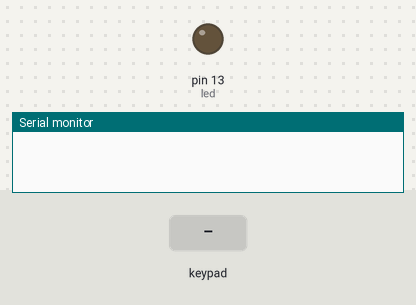
Bench run of a sketch on a simulated Arduino Uno, built with avr-gcc and run on an emulated ATmega328P. Shown: output pins drawn as LEDs (lit = HIGH), the last lines printed to the serial monitor. Dashed ring = blinking. The test bench sets the inputs (shaded band).

Above: at 1.2 s.
1.3 s: key '1' pressed
At 1.7 s:
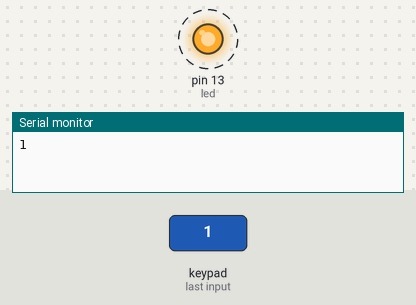
4.3 s: keypad keys 9 8 7 6 pressed 0.4 s apart
At 4.7 s:
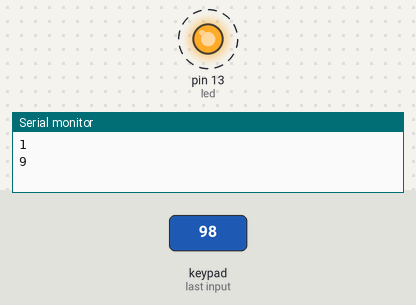
8.3 s: key 'A' pressed
11.3 s: key 'E' pressed
14.3 s: key '2' pressed
17.3 s: key '3' pressed
Timing chart, 0 to 21.3 s (numbered marks = the images above; inputs shaded):
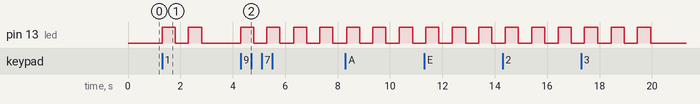

The sketch:

sistema_interactivo.ino
```cpp
#include <Keypad.h>
const byte ROWS = 4;
const byte COLS = 4;
char keys[ROWS][COLS] = {
 {'1','2','3','A'},
 {'4','5','6','E'},
 {'7','8','9','I'},
 {'*','0','U','O'}
};
byte rowPins[ROWS] = {9,8,7,6}; //Filas(pines del 9 al 6)
byte colPins[COLS] = {5,4,3,2}; //Columnas (pines del 5 al 2)
Keypad keypad = Keypad( makeKeymap(keys), rowPins, colPins, ROWS, COLS );
int led = 13;
////////////////////////////////////////////////////////////////////VOID SETUP
void setup()
{
  Serial.begin (9600);
  pinMode(led, OUTPUT);
}
////////////////////////////////////////////////////////////////////VOID LOOP
void loop()
{
  char key = keypad.getKey();
  /////////////////////////////////////////Boton A
  if(key)
{
  switch (key)
    {

      case 'A':                            //Cuando key "A" es oprimida...
      Serial.println("A");   //El monitor serial escribe "ElectroCrea.com"
      digitalWrite(led, HIGH);             //El led se enciende
      delay(500);
      digitalWrite(led, LOW);             //El led se enciende
      delay(500);
      digitalWrite(led, HIGH);             //El led se enciende
      delay(500);
      digitalWrite(led, LOW);             //El led se enciende
      delay(500);
      break;
    }
}
/////////////////////////////////////////Boton B
if(key)
{
      switch (key)
      {
      case 'E'://Cuando key "B" es oprimida...
      Serial.println("E");//El monitor serial escribe "Visítanos"
      digitalWrite(led, HIGH);             //El led se enciende
      delay(500);
      digitalWrite(led, LOW);             //El led se enciende
      delay(500);
      digitalWrite(led, HIGH);             //El led se enciende
      delay(500);
      digitalWrite(led, LOW);             //El led se enciende
      delay(500);
      break;
      }
}
/////////////////////////////////////////Números del 1 al 3
if(key)
{
  switch (key)
  {
    case '1':
      Serial.println("1");
      digitalWrite(led, HIGH);             //El led se enciende
      delay(500);
      digitalWrite(led, LOW);             //El led se enciende
      delay(500);
      digitalWrite(led, HIGH);             //El led se enciende
      delay(500);
      digitalWrite(led, LOW);             //El led se enciende
      delay(500);
      break;
  }
}


///////////////////////////////
if(key)
{
    switch (key)
    {
    case '2':
    Serial.println("2");
      digitalWrite(led, HIGH);             //El led se enciende
      delay(500);
      digitalWrite(led, LOW);             //El led se enciende
      delay(500);
      digitalWrite(led, HIGH);             //El led se enciende
      delay(500);
      digitalWrite(led, LOW);             //El led se enciende
      delay(500);
    break;
    }
}
///////////////////////////////
if(key)
{
    switch (key)
    {
    case '3':
    Serial.println("3");
      digitalWrite(led, HIGH);             //El led se enciende
      delay(500);
      digitalWrite(led, LOW);             //El led se enciende
      delay(500);
      digitalWrite(led, HIGH);             //El led se enciende
      delay(500);
      digitalWrite(led, LOW);             //El led se enciende
      delay(500);
    break;
    }
}
///////////////////////////////
if(key)
{
    switch (key)
    {
    case '4':
    Serial.println("4");
      digitalWrite(led, HIGH);             //El led se enciende
      delay(500);
      digitalWrite(led, LOW);             //El led se enciende
      delay(500);
      digitalWrite(led, HIGH);             //El led se enciende
      delay(500);
      digitalWrite(led, LOW);             //El led se enciende
      delay(500);
    break;
    }
}
///////////////////////////////
if(key)
{
    switch (key)
    {
    case '5':
    Serial.println("5");
      digitalWrite(led, HIGH);             //El led se enciende
      delay(500);
      digitalWrite(led, LOW);             //El led se enciende
      delay(500);
      digitalWrite(led, HIGH);             //El led se enciende
      delay(500);
      digitalWrite(led, LOW);             //El led se enciende
      delay(500);
    break;
    }
}
///////////////////////////////
if(key)
{
    switch (key)
    {
    case '6':
    Serial.println("6");
      digitalWrite(led, HIGH);             //El led se enciende
      delay(500);
      digitalWrite(led, LOW);             //El led se enciende
      delay(500);
      digitalWrite(led, HIGH);             //El led se enciende
      delay(500);
      digitalWrite(led, LOW);             //El led se enciende
      delay(500);
    break;
    }
}
///////////////////////////////
if(key)
{
    switch (key)
    {
    case '7':
    Serial.println("7");
    digitalWrite(led, HIGH);             //El led se enciende
      delay(500);
      digitalWrite(led, LOW);             //El led se enciende
      delay(500);
      digitalWrite(led, HIGH);             //El led se enciende
      delay(500);
      digitalWrite(led, LOW);             //El led se enciende
      delay(500);
    break;
    }
}
///////////////////////////////
if(key)
{
    switch (key)
    {
    case '8':
    Serial.println("8");
    digitalWrite(led, HIGH);             //El led se enciende
      delay(500);
      digitalWrite(led, LOW);             //El led se enciende
      delay(500);
      digitalWrite(led, HIGH);             //El led se enciende
      delay(500);
      digitalWrite(led, LOW);             //El led se enciende
      delay(500);
    break;
    }
}
///////////////////////////////
if(key)
{
    switch (key)
    {
    case '9':
    Serial.println("9");
    digitalWrite(led, HIGH);             //El led se enciende
      delay(500);
      digitalWrite(led, LOW);             //El led se enciende
      delay(500);
      digitalWrite(led, HIGH);             //El led se enciende
      delay(500);
      digitalWrite(led, LOW);             //El led se enciende
      delay(500);
    break;
    }
}
///////////////////////////////
if(key)
{
    switch (key)
    {
    case 'I':
    Serial.println("I");
    digitalWrite(led, HIGH);             //El led se enciende
      delay(500);
      digitalWrite(led, LOW);             //El led se enciende
      delay(500);
      digitalWrite(led, HIGH);             //El led se enciende
      delay(500);
      digitalWrite(led, LOW);             //El led se enciende
      delay(500);
    break;
    }
}
///////////////////////////////
if(key)
{
    switch (key)
    {
    case 'O':
    Serial.println("O");
    digitalWrite(led, HIGH);             //El led se enciende
      delay(500);
      digitalWrite(led, LOW);             //El led se enciende
      delay(500);
      digitalWrite(led, HIGH);             //El led se enciende
      delay(500);
      digitalWrite(led, LOW);             //El led se enciende
      delay(500);
    break;
    }
}
///////////////////////////////
if(key)
{
    switch (key)
    {
    case 'U':
    Serial.println("U");
    digitalWrite(led, HIGH);             //El led se enciende
      delay(500);
      digitalWrite(led, LOW);             //El led se enciende
      delay(500);
      digitalWrite(led, HIGH);             //El led se enciende
      delay(500);
      digitalWrite(led, LOW);             //El led se enciende
      delay(500);
    break;
    }
}
///////////////////////////////
if(key)
{
    switch (key)
    {
    case '0':
    Serial.println("0");
    digitalWrite(led, HIGH);             //El led se enciende
      delay(500);
      digitalWrite(led, LOW);             //El led se enciende
      delay(500);
      digitalWrite(led, HIGH);             //El led se enciende
      delay(500);
      digitalWrite(led, LOW);             //El led se enciende
      delay(500);
    break;
    }
}
}
```

Measured:
- after the input at 1.3 s, pin 13 (led): alternates HIGH for 0.50 s and LOW for 0.50 s, 4 changes in all, then stays LOW, starting at once
- after the input at 4.3 s, pin 13 (led): alternates HIGH for 0.50 s and LOW for 0.50 s, starting at once
